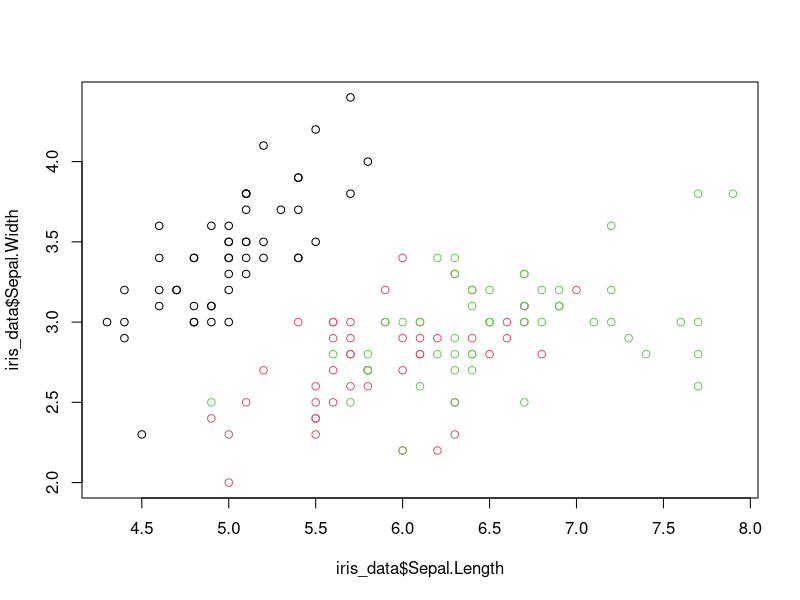
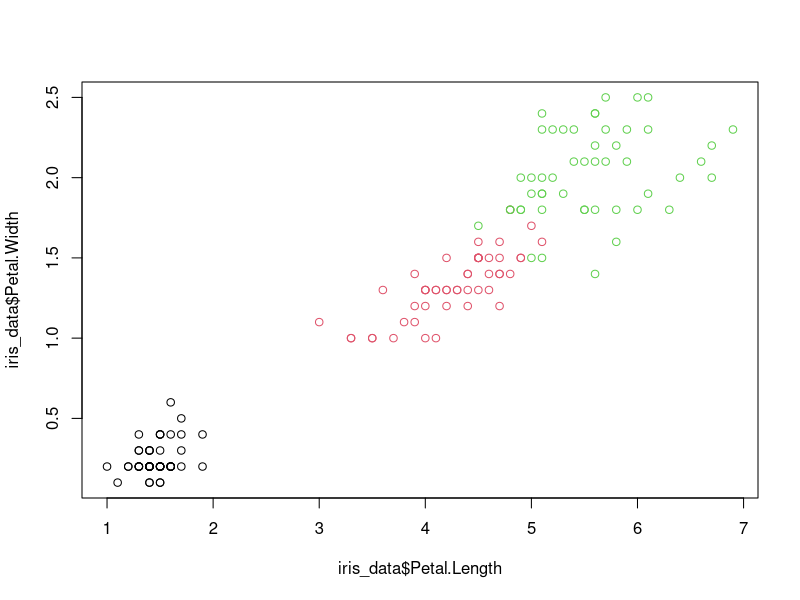
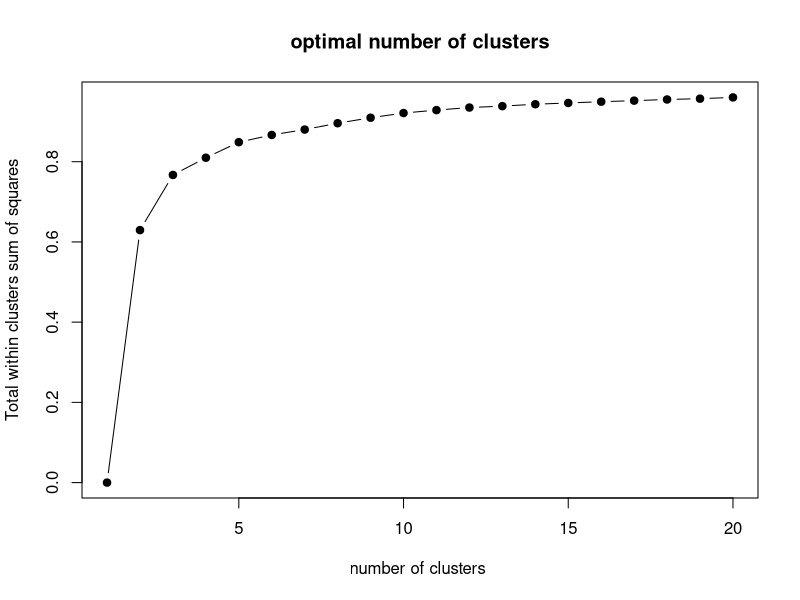
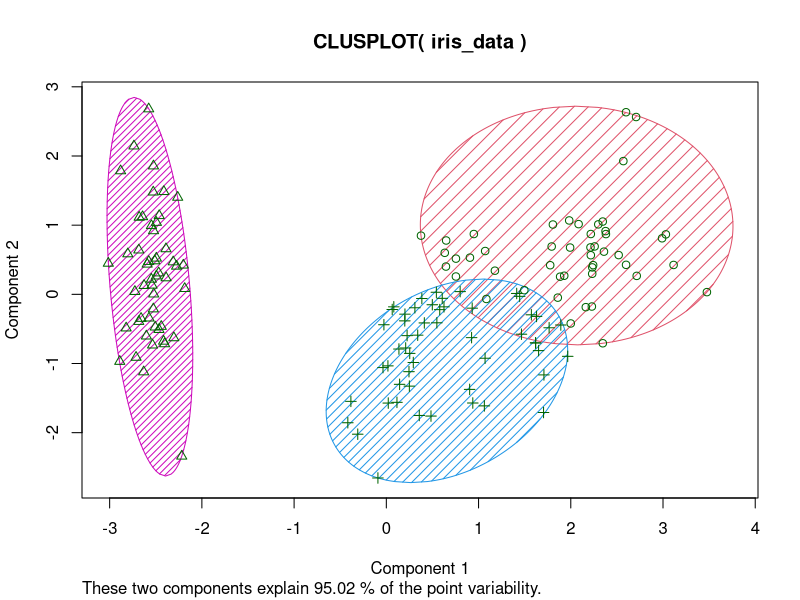
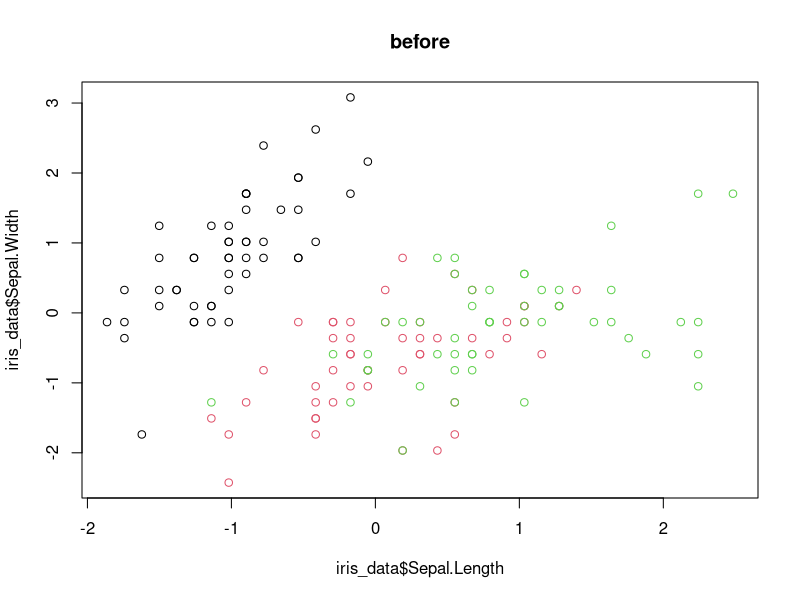
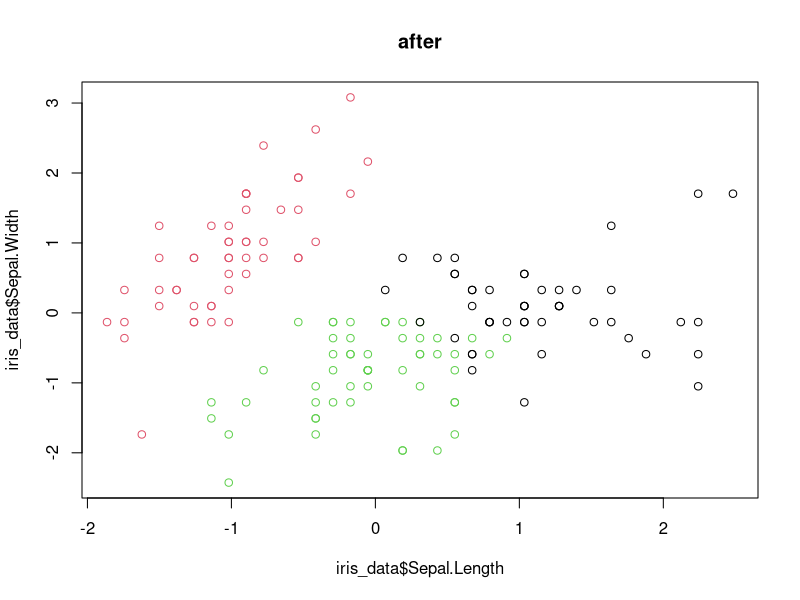
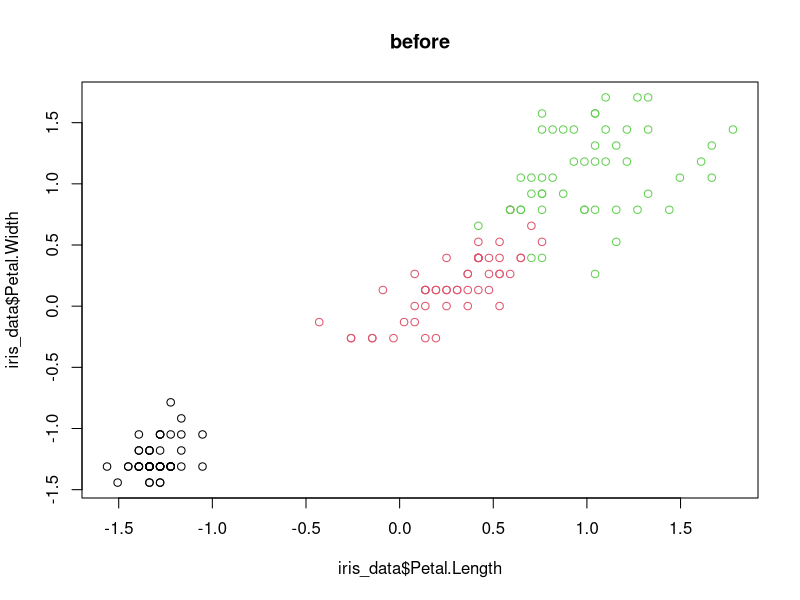
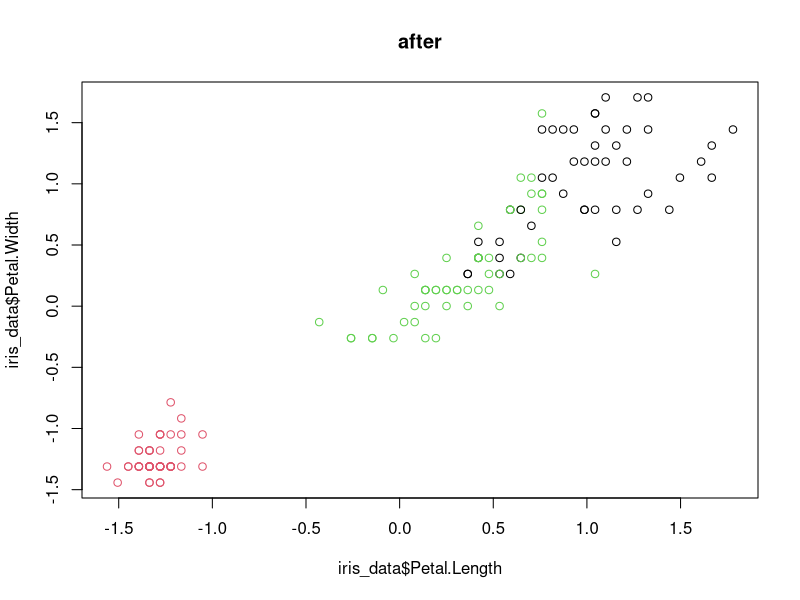

Write the R code that produced these figures, in order.
############### task 2 ################
#Prediction using Unsupervised ML
#k-means clustering 

# loading all the libraries required 
library(cluster)
library(ggplot2)

iris_data = iris
nrow(iris_data) #number of rows in iris_data
ncol(iris_data) #number of columns in iris_data
View(iris_data)

#visualizations of the data 

plot(iris_data$Sepal.Length,iris_data$Sepal.Width,col=iris_data$Species)
plot(iris_data$Petal.Length,iris_data$Petal.Width,col=iris_data$Species)


# scaling the variables 

iris_data$Sepal.Length <- scale(iris_data$Sepal.Length)
iris_data$Sepal.Width <- scale(iris_data$Sepal.Width)
iris_data$Petal.Length = scale(iris_data$Petal.Length)
iris_data$Petal.Width = scale(iris_data$Petal.Width)

# iris data after scaling the variables 

View(iris_data)


#plot for finding optimal k 

r_sq<- rnorm(20)

for (number in 1:20){clus <- kmeans(iris_data[,-5], centers = number, nstart = 50)
r_sq[number]<- clus$betweenss/clus$totss
}

par(mfrow=c(1,1)) # ONLY ONE PLOT 

# plot for optimal number of clusters :

plot(1:20,r_sq,xlab = "number of clusters ",ylab="Total within clusters sum of squares",main="optimal number of clusters",type="b", pch=19)

print(paste(" the optimal k from the above plot is",3))

# the optimal number of clusters is 3

result = kmeans(iris_data[,-5], centers = 3,iter.max = 50,nstart=50)
result
result$cluster

summary(factor(result$cluster))

table(result$cluster,iris_data$Species)

# visualization of clusters


clusplot(iris_data, result$cluster, color=T, shade=T, labels=0, lines=0)


par(mfrow=c(1,1)) 

plot(iris_data$Sepal.Length,iris_data$Sepal.Width,col=iris_data$Species,main = "before")
plot(iris_data$Sepal.Length,iris_data$Sepal.Width,col=result$cluster,main="after")

par(mfrow=c(1,1))
plot(iris_data$Petal.Length,iris_data$Petal.Width,col=iris_data$Species,main = "before")
plot(iris_data$Petal.Length,iris_data$Petal.Width,col=result$cluster,main="after")


